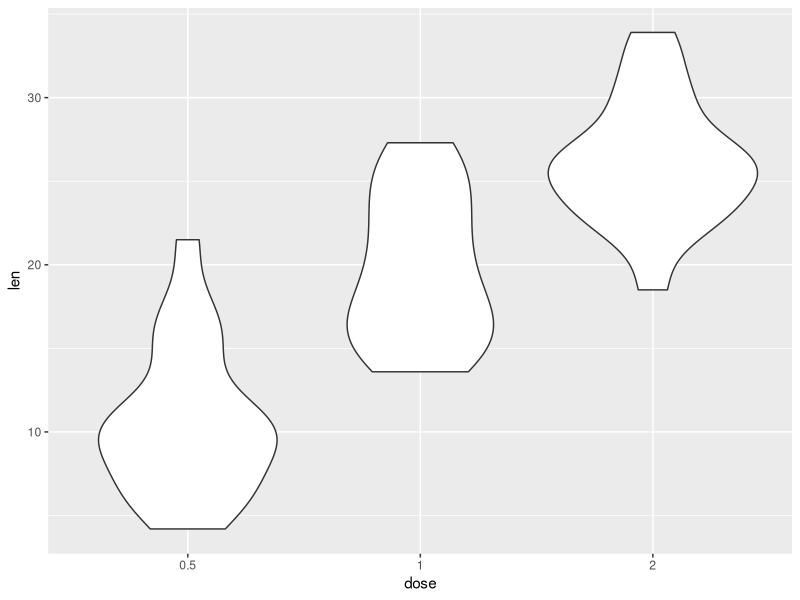
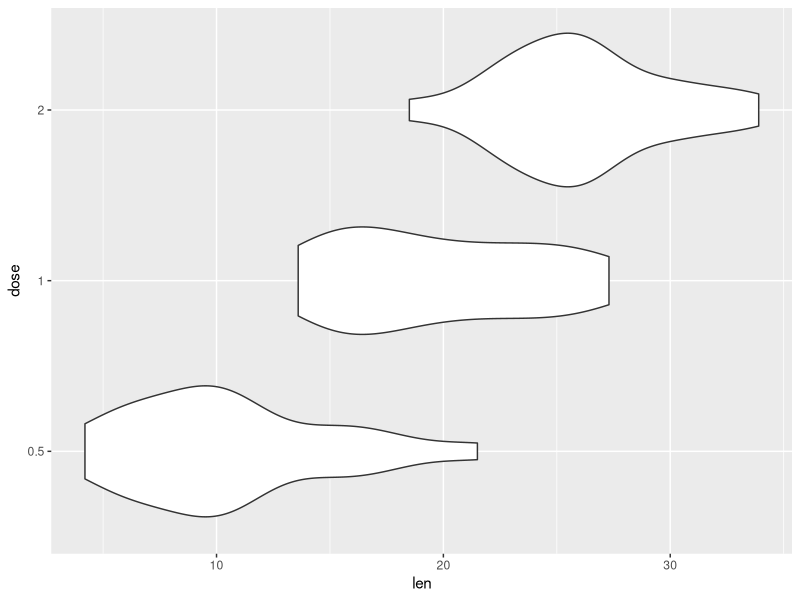
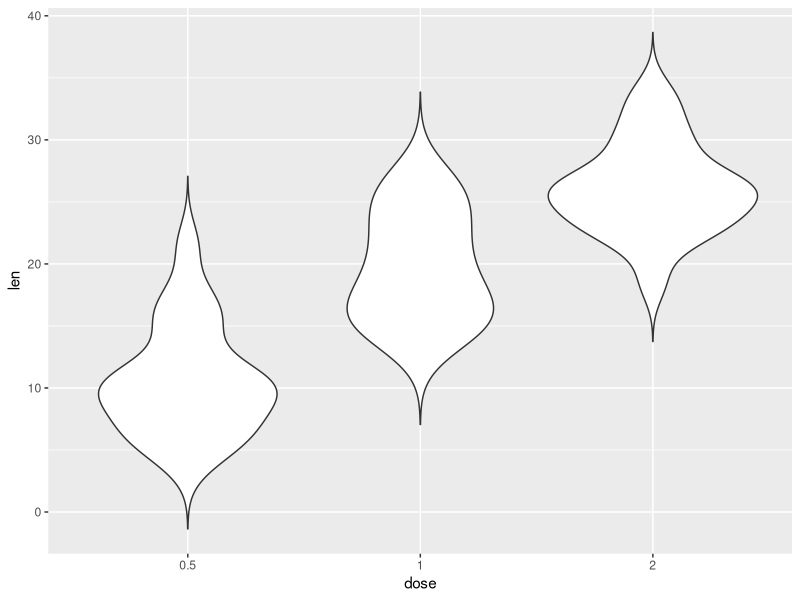
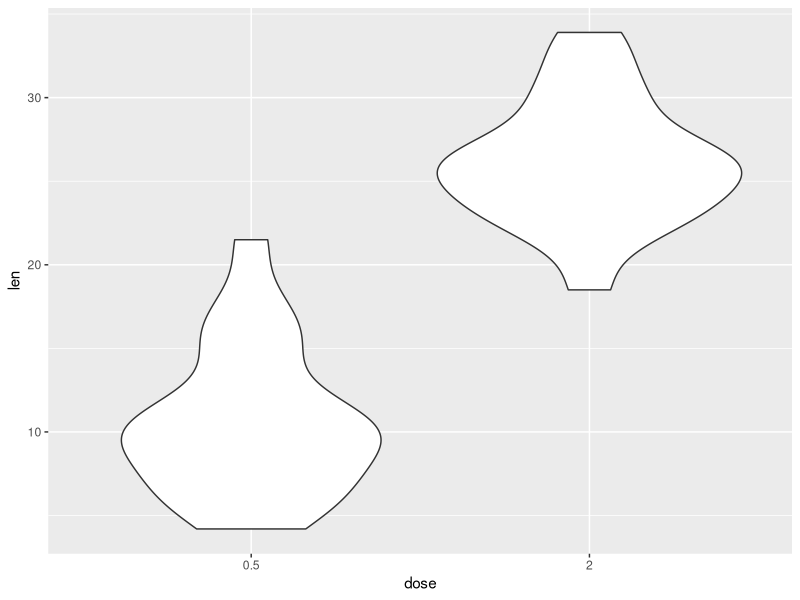
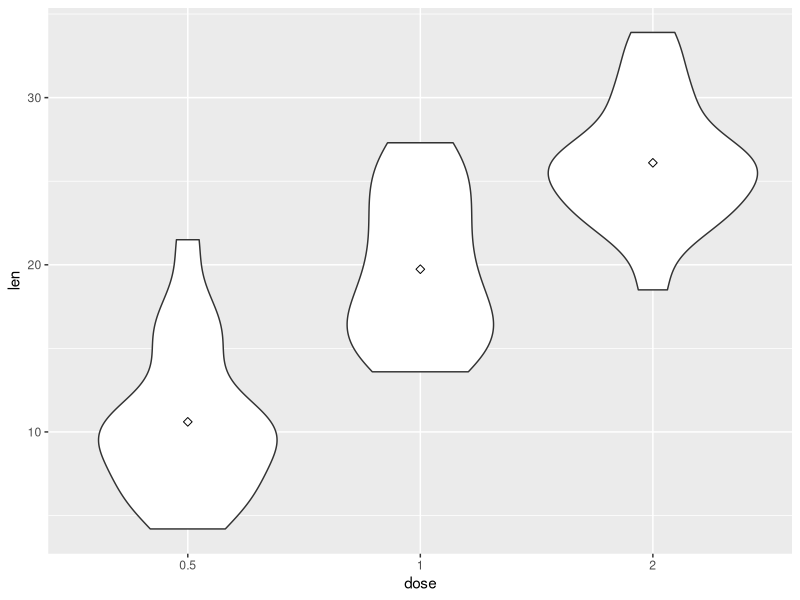
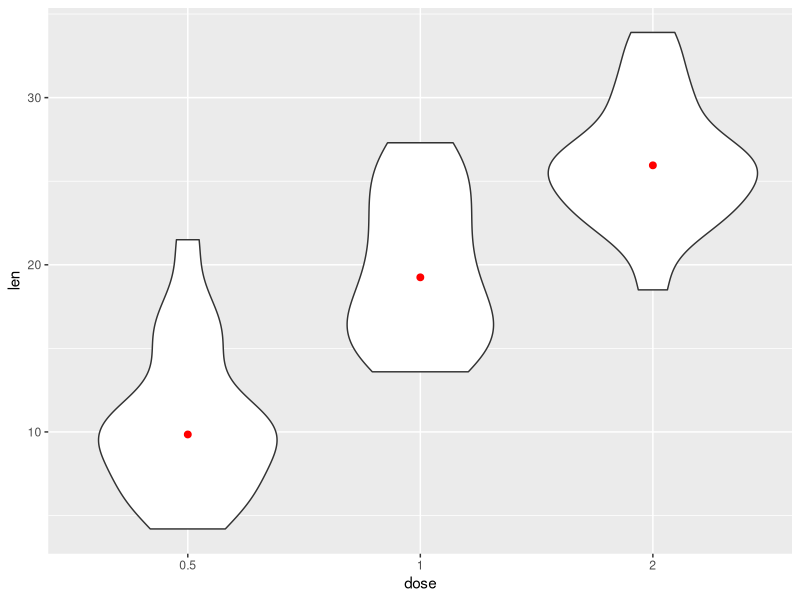
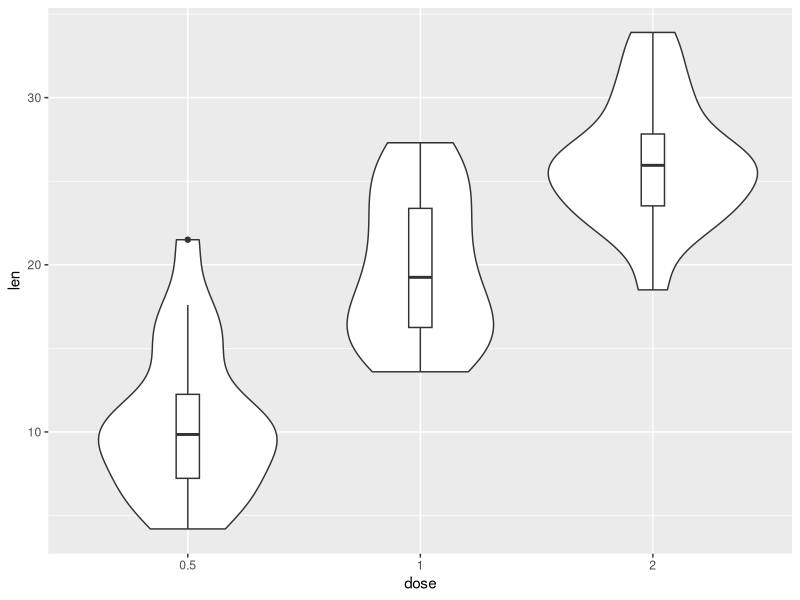
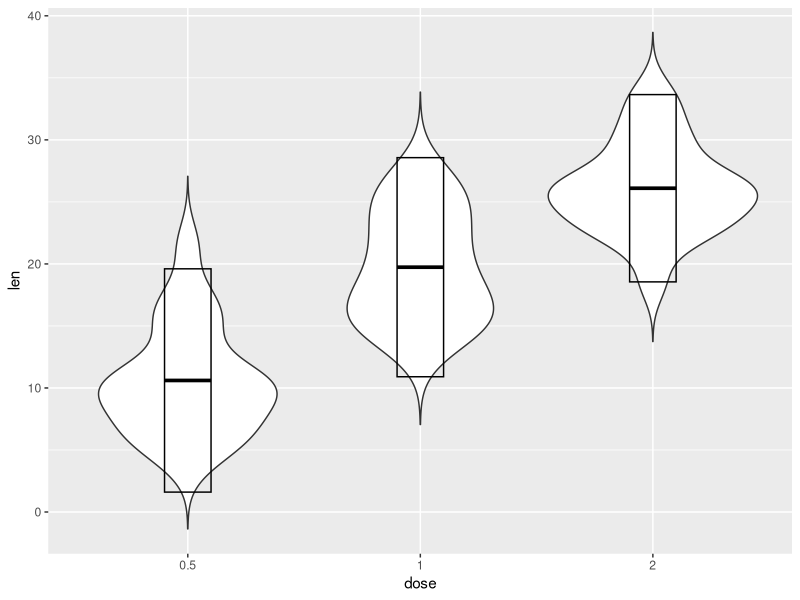

R code for these plots, in order:
#install.packages("ggplot2")
#install.packages("Hmisc")

library ("ggplot2")
library ("Hmisc")

# Convert the variable dose from a numeric to a factor variable
ToothGrowth$dose <- as.factor(ToothGrowth$dose)
head(ToothGrowth)

# Basic violin plot
p <- ggplot(ToothGrowth, aes(x=dose, y=len)) + 
  geom_violin()
p
# Rotate the violin plot
p + coord_flip()
# Set trim argument to FALSE
ggplot(ToothGrowth, aes(x=dose, y=len)) + 
  geom_violin(trim=FALSE)
p + scale_x_discrete(limits=c("0.5", "2"))


#Add summary statistics on a violin plot
stat_summary()

# Add mean and median points
# violin plot with mean points
p + stat_summary(fun.y=mean, geom="point", shape=23, size=2)
# violin plot with median points
p + stat_summary(fun.y=median, geom="point", size=2, color="red")
# Add median and quartile
p + geom_boxplot(width=0.1)
#Add mean and standard deviation
p <- ggplot(ToothGrowth, aes(x=dose, y=len)) + 
  geom_violin(trim=FALSE)
p + stat_summary(fun.data="mean_sdl", mult=1, 
                 geom="crossbar", width=0.2 )
p + stat_summary(fun.data=mean_sdl, mult=1, 
                 geom="pointrange", color="red")
# Function to produce summary statistics (mean and +/- sd)
data_summary <- function(x) {
  m <- mean(x)
  ymin <- m-sd(x)
  ymax <- m+sd(x)
  return(c(y=m,ymin=ymin,ymax=ymax))
}
p + stat_summary(fun.data=data_summary)

#Violin plot with dots
# violin plot with dot plot
p + geom_dotplot(binaxis='y', stackdir='center', dotsize=1)
# violin plot with jittered points
# 0.2 : degree of jitter in x direction
p + geom_jitter(shape=16, position=position_jitter(0.2))

# Change violin plot colors by groups
# Change violin plot line colors
# Change violin plot line colors by groups
p<-ggplot(ToothGrowth, aes(x=dose, y=len, color=dose)) +
  geom_violin(trim=FALSE)
p
# Use custom color palettes
p+scale_color_manual(values=c("#999999", "#E69F00", "#56B4E9"))
# Use brewer color palettes
p+scale_color_brewer(palette="Dark2")
# Use grey scale
p+scale_color_grey() + theme_classic()

#Change violin plot fill colors
# Use single color
ggplot(ToothGrowth, aes(x=dose, y=len)) +
  geom_violin(trim=FALSE, fill='#A4A4A4', color="darkred")+
  geom_boxplot(width=0.1) + theme_minimal()
# Change violin plot colors by groups
p<-ggplot(ToothGrowth, aes(x=dose, y=len, fill=dose)) +
  geom_violin(trim=FALSE)
p
# Use custom color palettes
p+scale_fill_manual(values=c("#999999", "#E69F00", "#56B4E9"))
# Use brewer color palettes
p+scale_fill_brewer(palette="Dark2")
# Use grey scale
p + scale_fill_grey() + theme_classic()

#Change the legend position
p + theme(legend.position="top")
p + theme(legend.position="bottom")
p + theme(legend.position="none") # Remove legend

#Change the order of items in the legend
p + scale_x_discrete(limits=c("2", "0.5", "1"))

#Violin plot with multiple groups
# Change violin plot colors by groups
ggplot(ToothGrowth, aes(x=dose, y=len, fill=supp)) +
  geom_violin()
# Change the position
p<-ggplot(ToothGrowth, aes(x=dose, y=len, fill=supp)) +
  geom_violin(position=position_dodge(1))
p
# Add dots
p + geom_dotplot(binaxis='y', stackdir='center',
                 position=position_dodge(1))
# Change colors
p+scale_fill_manual(values=c("#999999", "#E69F00", "#56B4E9"))

#Customized Violin Plot
# Basic violin plot
ggplot(ToothGrowth, aes(x=dose, y=len)) + 
  geom_violin(trim=FALSE, fill="gray")+
  labs(title="Plot of length  by dose",x="Dose (mg)", y = "Length")+
  geom_boxplot(width=0.1)+
  theme_classic()
# Change color by groups
dp <- ggplot(ToothGrowth, aes(x=dose, y=len, fill=dose)) + 
  geom_violin(trim=FALSE)+
  geom_boxplot(width=0.1, fill="white")+
  labs(title="Plot of length  by dose",x="Dose (mg)", y = "Length")
dp + theme_classic()

# Continusous colors
dp + scale_fill_brewer(palette="Blues") + theme_classic()
# Discrete colors
dp + scale_fill_brewer(palette="Dark2") + theme_minimal()
# Gradient colors
dp + scale_fill_brewer(palette="RdBu") + theme_minimal()
# Another color palettes
dp + scale_fill_brewer(palette="YIOrRd") + theme_minimal()
dp + scale_fill_brewer(palette="RdGy") + theme_minimal()
dp + scale_fill_brewer(palette="PRGn") + theme_minimal()
dp + scale_fill_brewer(palette="Pastel1") + theme_minimal()
